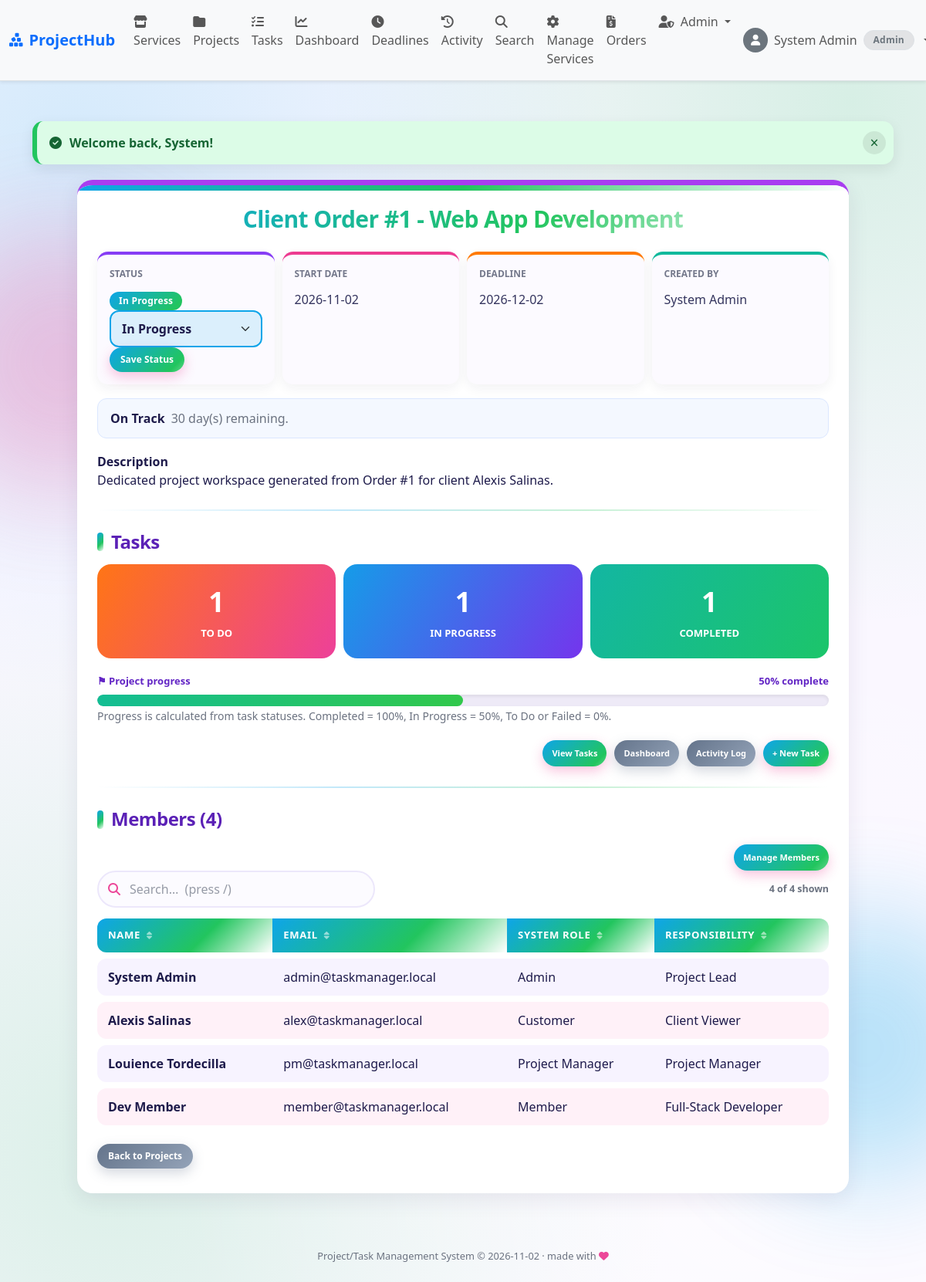
/projects/view.php?project_id=1 (signed in), run on the app's committed database.
### tables this page shows
CREATE TABLE IF NOT EXISTS projects (
  project_id    INT AUTO_INCREMENT PRIMARY KEY,
  order_id      INT NULL,
  project_name  VARCHAR(100) NOT NULL,
  description   TEXT,
  start_date    DATE NOT NULL,
  deadline      DATE NOT NULL,
  status        ENUM('Planning','In Progress','On Hold','Completed','Failed') NOT NULL DEFAULT 'Planning',
  created_by    INT NOT NULL,
  created_at    TIMESTAMP DEFAULT CURRENT_TIMESTAMP,
  FOREIGN KEY (order_id)   REFERENCES orders(order_id) ON DELETE SET NULL,
  FOREIGN KEY (created_by) REFERENCES users(user_id)
);

CREATE TABLE IF NOT EXISTS project_members (
  project_member_id INT AUTO_INCREMENT PRIMARY KEY,
  project_id        INT NOT NULL,
  user_id           INT NOT NULL,
  responsibility    VARCHAR(100) NOT NULL DEFAULT 'Member',
  added_at          TIMESTAMP DEFAULT CURRENT_TIMESTAMP,
  UNIQUE KEY uq_project_user (project_id, user_id),
  FOREIGN KEY (project_id) REFERENCES projects(project_id) ON DELETE CASCADE,
  FOREIGN KEY (user_id)    REFERENCES users(user_id)
);

CREATE TABLE IF NOT EXISTS users (
  user_id     INT AUTO_INCREMENT PRIMARY KEY,
  first_name  VARCHAR(50)  NOT NULL,
  last_name   VARCHAR(50)  NOT NULL,
  email       VARCHAR(100) NOT NULL UNIQUE,
  password    VARCHAR(255) NOT NULL,
  role        ENUM('admin','project_manager','member','customer') NOT NULL DEFAULT 'customer',
  photo       VARCHAR(255) NULL,
  status      ENUM('active','inactive') NOT NULL DEFAULT 'active',
  created_at  TIMESTAMP DEFAULT CURRENT_TIMESTAMP
);

### includes/config.php (called while the page is built, shortened)
<?php
$base_url = "/itim211-2b-taskmanager";

### projects/view.php (the view, shortened to what this page needs)
<?php
include('../includes/config.php');
include('../includes/functions.php');
$project_id = (int)($_GET['project_id'] ?? 0);
$project = get_project($conn, $project_id);
$can_manage = can_manage_project($conn, $project_id);
$status_counts = [
    'To Do' => 0,
    'In Progress' => 0,
    'Completed' => 0,
    'Failed' => 0
];
$count_rows = db_select(
    $conn,
    "SELECT status, COUNT(*) AS total
     FROM tasks
     WHERE project_id = ?
     GROUP BY status",
    'i',
    [$project_id]
);
foreach ($count_rows as $row) {
    if (isset($status_counts[$row['status']])) {
        $status_counts[$row['status']] = (int)$row['total'];
    }
}
$task_total = array_sum($status_counts);
$completed_tasks = $status_counts['Completed'];
$project_progress = 0;
if ($task_total > 0) {
    $project_progress = (int) round(
        (
            $completed_tasks
            + ($status_counts['In Progress'] * 0.5)
        ) / $task_total * 100
    );
}
$today = date('Y-m-d');
$deadline = $project['deadline'];
if ($project['status'] === 'Completed') {
    $deadline_type = 'completed';
    $deadline_label = 'Completed';
    $deadline_message = 'All project tasks are completed.';
} elseif ($deadline === $today) {
    $deadline_type = 'today';
    $deadline_label = 'Due Today';
    $deadline_message = 'The project deadline is today.';
} else {
    $days_remaining = (int)floor(
        (strtotime($deadline) - strtotime($today)) / 86400
    );
    $deadline_type = $days_remaining <= 7 ? 'warning' : 'normal';
    $deadline_label = $days_remaining <= 7 ? 'Deadline Near' : 'On Track';
    $deadline_message = $days_remaining . ' day(s) remaining.';
}
$members = db_select(
    $conn,
    "SELECT u.first_name, u.last_name, u.email, u.role,
            pm.responsibility, pm.added_at
     FROM project_members pm
     INNER JOIN users u ON u.user_id = pm.user_id
     WHERE pm.project_id = ?
     ORDER BY pm.added_at ASC",
    'i',
    [$project_id]
);
include('../includes/header.php');
?>
<div class="table-card project-panel">
    <h2 class="project-heading">
    </h2>
    <div class="project-info-grid">
        <div class="project-info">
            <span class="project-info-label">Status</span>
            <?php echo status_badge($project['status']); ?>
            <?php if ($can_manage) { ?>
<form method="POST" action="update_status.php">
    <select name="status" class="form-select" required>
        <?php foreach (project_statuses() as $option) { ?>
            <option
                value="<?php echo e($option); ?>"
                <?php echo $project['status'] === $option ? 'selected' : ''; ?>
            >
                <?php echo e($option); ?>
            </option>
        <?php } ?>
    </select>
    <button type="submit" class="button">Save Status</button>
</form>
            <?php } ?>
        </div>
        <div class="project-info">
            <span class="project-info-label">Start Date</span>
            <div class="project-info-value">
                <?php echo e($project['start_date']); ?>
            </div>
        </div>
        <div class="project-info">
            <span class="project-info-label">Deadline</span>
            <div class="project-info-value">
                <?php echo e($project['deadline']); ?>
            </div>
        </div>
        <div class="project-info">
            <span class="project-info-label">Created By</span>
            <div class="project-info-value">
                <?php echo e($project['owner_name']); ?>
            </div>
        </div>
    </div>
    <div class="deadline-box deadline-<?php echo e($deadline_type); ?>">
        <strong><?php echo e($deadline_label); ?></strong>
        <span><?php echo e($deadline_message); ?></span>
    </div>
    <p>
        <strong>Description</strong><br>
        <?php
        echo !empty($project['description'])
            ? nl2br(e($project['description']))
            : '<span class="text-muted">No description.</span>';
        ?>
    </p>
    <hr>
    <h4 class="project-section-title">Tasks</h4>
    <div class="project-stats">
        <div class="project-stat stat-todo-new">
            <span class="project-stat-number">
                <?php echo $status_counts['To Do']; ?>
            </span>
            <span class="project-stat-label">To Do</span>
        </div>
        <div class="project-stat stat-progress-new">
            <span class="project-stat-number">
                <?php echo $status_counts['In Progress']; ?>
            </span>
            <span class="project-stat-label">In Progress</span>
        </div>
        <div class="project-stat stat-done-new">
            <span class="project-stat-number">
                <?php echo $status_counts['Completed']; ?>
            </span>
            <span class="project-stat-label">Completed</span>
        </div>
    </div>
    <div class="project-progress">
        <div class="project-progress-heading">
            <span>⚑ Project progress</span>
            <span><?php echo $project_progress; ?>% complete</span>
        </div>
        <div
            class="progress-track"
            role="progressbar"
            aria-valuenow="<?php echo $project_progress; ?>"
            aria-valuemin="0"
            aria-valuemax="100"
        >
            <div
                class="progress-fill"
                style="width:<?php echo $project_progress; ?>%;"
            ></div>
        </div>
        <small class="text-muted">
            Progress is calculated from task statuses.
            Completed = 100%, In Progress = 50%, To Do or Failed = 0%.
        </small>
    </div>
    <div class="project-actions">
        <a
            href="<?php echo e($base_url); ?>/tasks/index.php?project_id=<?php echo $project_id; ?>"
            class="button"
        >View Tasks</a>
        <a
            href="<?php echo e($base_url); ?>/dashboard/index.php?project_id=<?php echo $project_id; ?>"
            class="button button-secondary"
        >Dashboard</a>
        <a
            href="<?php echo e($base_url); ?>/activities/index.php?project_id=<?php echo $project_id; ?>"
            class="button button-secondary"
        >Activity Log</a>
        <?php if ($can_manage) { ?>
            <a
                href="<?php echo e($base_url); ?>/tasks/create.php?project_id=<?php echo $project_id; ?>"
                class="button"
            >+ New Task</a>
        <?php } ?>
    </div>
    <hr>
    <h4 class="project-section-title">
        Members (<?php echo count($members); ?>)
    </h4>
    <?php if ($can_manage) { ?>
        <div class="project-actions">
            <a
                href="<?php echo e($base_url); ?>/projects/members.php?project_id=<?php echo $project_id; ?>"
                class="button"
            >Manage Members</a>
        </div>
    <?php } ?>
    <div class="table-responsive">
        <table class="table align-middle">
            <thead>
                <tr>
                    <th>Name</th>
                    <th>Email</th>
                    <th>System Role</th>
                    <th>Responsibility</th>
                </tr>
            </thead>
            <tbody>
                <?php if (empty($members)) { ?>
                    <tr>
                        <td colspan="4" class="text-center text-muted">
                            No project members found.
                        </td>
                    </tr>
                <?php } else { ?>
                    <?php foreach ($members as $member) { ?>
                        <tr>
                            <td>
                                <?php echo e(
                                    $member['first_name'] . ' ' .
                                    $member['last_name']
                                ); ?>
                            </td>
                            <td><?php echo e($member['email']); ?></td>
                            <td><?php echo e(role_label($member['role'])); ?></td>
                            <td><?php echo e($member['responsibility']); ?></td>
                        </tr>
                    <?php } ?>
                <?php } ?>
            </tbody>
        </table>
    </div>
    <a
        href="<?php echo e($base_url); ?>/projects/index.php"
        class="button button-secondary"
    >Back to Projects</a>
</div>
<?php include('../includes/footer.php'); ?>

### includes/functions.php (shortened to what this page needs)
<?php
function e($value)
{
    return htmlspecialchars((string)$value, ENT_QUOTES, 'UTF-8');
}
function show_flash()
{
    if (isset($_SESSION['flash'])) {
        $f = $_SESSION['flash'];
        echo "<div class='alert alert-" .
             e($f['type']) .
             "' role='alert'>" .
             e($f['msg']) .
             "</div>";
    }
}
function db_select($conn, $sql, $types = '', $params = [])
{
    $stmt = mysqli_prepare($conn, $sql);
    if ($types !== '') {
        mysqli_stmt_bind_param($stmt, $types, ...$params);
    }
    mysqli_stmt_execute($stmt);
    $result = mysqli_stmt_get_result($stmt);
    $rows = mysqli_fetch_all($result, MYSQLI_ASSOC);
    return $rows;
}
function role_options()
{
    return [
        'admin'           => 'Admin',
        'project_manager' => 'Project Manager',
        'member'          => 'Member',
        'customer'        => 'Customer',
    ];
}
function role_label($role)
{
    $roles = role_options();
    return $roles[$role] ?? $role;
}
function is_logged_in()
{
    return isset($_SESSION['user_id']);
}
function has_role($roles)
{
    return is_logged_in()
        && in_array($_SESSION['role'], (array)$roles, true);
}
function project_statuses()
{
    return [
        'Planning',
        'In Progress',
        'On Hold',
        'Completed',
        'Failed'
    ];
}
function status_badge($status)
{
    $colors = [
        'Planning'    => 'secondary',
        'In Progress' => 'primary',
        'On Hold'     => 'warning',
        'Completed'   => 'success',
        'Failed'      => 'danger',
    ];
    $c = $colors[$status] ?? 'secondary';
    return "<span class='badge text-bg-{$c}'>" .
           e($status) .
           "</span>";
}
function get_project($conn, $project_id)
{
    $rows = db_select(
        $conn,
        "SELECT p.*,
                CONCAT(u.first_name, ' ', u.last_name) AS owner_name
         FROM projects p
         INNER JOIN users u
             ON u.user_id = p.created_by
         WHERE p.project_id = ?",
        'i',
        [$project_id]
    );
    return $rows[0] ?? null;
}
function can_manage_project($conn, $project_id)
{
    if (has_role('admin')) {
        return true;
    }
    $rows = db_select(
        $conn,
        "SELECT 1
         FROM projects
         WHERE project_id = ?
         AND created_by = ?",
        'ii',
        [
            $project_id,
            $_SESSION['user_id']
        ]
    );
    return count($rows) > 0;
}
function user_avatar($photo, $size = 36, $class = "rounded-circle")
{
    return "<span class='d-inline-flex align-items-center justify-content-center bg-secondary text-white {$class}' style='width: {$size}px; height: {$size}px; font-size: " . round($size * 0.45) . "px;'><i class='fa-solid fa-user'></i></span>";
}

### projects/view.php (style rules this page uses)
.project-panel { background: #fff; padding: 26px; margin: 20px auto; border-radius: 20px; border-top: 7px solid #a83df0; box-shadow: 0 8px 28px rgba(50,35,90,.09); }
.project-heading { text-align: center; font-size: 30px; font-weight: 900; overflow-wrap: anywhere; color: #a83df0; margin-bottom: 24px; }
.project-info-grid { display: grid; grid-template-columns: repeat(4, minmax(0, 1fr)); gap: 10px; }
.project-info { min-width: 0; padding: 16px; border-radius: 14px; background: #fcfaff; border-top: 4px solid #873df5; box-shadow: 0 5px 15px rgba(40,30,70,.06); overflow-wrap: anywhere; }
.project-info:nth-child(2) { border-color: #ed3b91; }
.project-info:nth-child(3) { border-color: #ff7900; }
.project-info:nth-child(4) { border-color: #10b99c; }
.project-info-label { display: block; color: #74788b; font-size: 12px; font-weight: 800; text-transform: uppercase; margin-bottom: 12px; }
.project-info-value { color: #34345e; }
.deadline-box { display: flex; flex-wrap: wrap; gap: 8px; padding: 13px 16px; margin: 18px 0; border: 1px solid transparent; border-radius: 12px; }
.deadline-normal { background: #f4f8ff; border-color: #dbe7ff; }
.project-section-title { color: #6326c5; font-weight: 900; margin: 25px 0 15px; }
.project-stats { display: grid; grid-template-columns: repeat(3, minmax(0, 1fr)); gap: 10px; }
.project-stat { padding: 22px 10px; border-radius: 18px; color: #fff; text-align: center; }
.project-stat-number { display: block; font-size: 36px; font-weight: 900; }
.project-stat-label { font-size: 13px; font-weight: 800; text-transform: uppercase; }
.stat-todo-new { background: linear-gradient(120deg,#ff7515,#ed4099); }
.stat-progress-new { background: linear-gradient(120deg,#159ce8,#7435ed); }
.stat-done-new { background: linear-gradient(120deg,#13b6a2,#1cc56a); }
.project-progress { margin: 20px 0; }
.project-progress-heading { display: flex; justify-content: space-between; gap: 10px; color: #6326c5; font-size: 13px; font-weight: 800; margin-bottom: 8px; }
.progress-track { height: 15px; overflow: hidden; border-radius: 999px; background: #eeeaf7; }
.progress-fill { height: 100%; border-radius: 999px; background: linear-gradient(90deg,#13bd93,#31c84b); }
.project-actions { display: flex; justify-content: flex-end; flex-wrap: wrap; gap: 10px; margin-top: 18px; }

### data on the page
projects: status "In Progress", start_date "2026-11-02", deadline "2026-12-02", deadline "On Track", deadline "30 day(s) remaining.", description "Dedicated project workspace generated from Order #1 for client Alexis Salinas."
project_members: user.last_name "System Admin", user.email "admin@taskmanager.local", user.role "Admin", responsibility "Project Lead"
project_members: user.last_name "Alexis Salinas", user.email "alex@taskmanager.local", user.role "Customer", responsibility "Client Viewer"
project_members: user.last_name "Louience Tordecilla", user.email "pm@taskmanager.local", user.role "Project Manager", responsibility "Project Manager"
project_members: user.last_name "Dev Member", user.email "member@taskmanager.local", user.role "Member", responsibility "Full-Stack Developer"

### other printed values
$nav_name "System Admin"
role_label($cur_role) "Admin"
$f['msg'] "Welcome back, System!"
$project['owner_name'] "System Admin"
$status_counts['To Do'] "1"
$status_counts['In Progress'] "1"
$status_counts['Completed'] "1"
$project_progress "50"
count($members) "4"
$date "2026-11-02"
form field status "In Progress"
